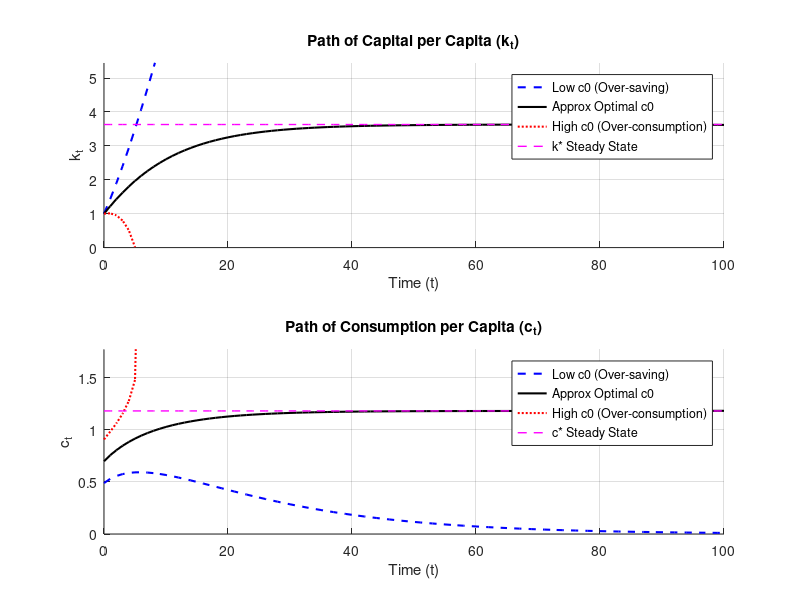

MATLAB code for this plot:
% --- Ramsey Model Simulation with Multiple Initial Consumption Paths ---
clear all;
clc;
close all;

% --- 1. Set Parameters ---
alpha = 0.3;     % Capital share in production (epsilon_k)
beta  = 0.96;    % Discount factor
delta = 0.08;    % Depreciation rate
sigma = 2.0;     % Coefficient of relative risk aversion (inverse of IES)
g_L   = 0;       % Population growth rate (set to zero as suggested)
k0    = 1.0;     % Initial capital per capita

% --- Simulation Settings ---
T = 100;         % Number of periods to simulate

% --- Derived Parameters ---
theta = 1/beta - 1; % Discount rate (approximately)

% --- Production Function and its Derivative ---
f = @(k) k.^alpha;         % Per-capita production function y = k^alpha
f_prime = @(k) alpha * k.^(alpha-1); % Marginal product of capital (MPK)

% --- Calculate Steady State ---
% From f'(k*) - delta = theta (since gc=0 in steady state and ga=0)
k_steady = (alpha / (theta + delta))^(1/(1-alpha));
y_steady = f(k_steady);
c_steady = y_steady - (delta + g_L) * k_steady;
fprintf('Steady State Values (for reference):\n');
fprintf('  k* = %.4f\n', k_steady);
fprintf('  y* = %.4f\n', y_steady);
fprintf('  c* = %.4f\n', c_steady);
fprintf('Initial k0 = %.4f\n\n', k0);

% --- 2. Choose Initial Consumption Values ---
% NOTE: Finding the exact c0 for the stable path numerically (the "theoretical" c0)
% typically requires a shooting algorithm or more advanced techniques.
% Here, we manually select a value that appears close to the stable path
% based on the steady state and k0, and choose others relative to it.
% Since k0 < k_steady, the optimal c0 is usually less than c_steady.
c0_optimal_approx = 0.69875568; % Manually chosen value close to stable path for these parameters
c0_low = c0_optimal_approx * 0.7;    % Lower initial consumption (over-saving case)
c0_high = c0_optimal_approx * 1.3;   % Higher initial consumption (over-consumption case)

c0_values = [c0_low, c0_optimal_approx, c0_high];
path_labels = {'Low c0 (Over-saving)', 'Approx Optimal c0', 'High c0 (Over-consumption)'};
line_styles = {'--b', '-k', ':r'}; % Different line styles for plotting

% --- Initialize Cell Arrays to Store Results for Each Path ---
k_paths = cell(1, 3);
c_paths = cell(1, 3);

% --- 3. Simulation Loop for Each c0 ---
for i = 1:length(c0_values)
    current_c0 = c0_values(i);
    fprintf('Simulating path for c0 = %.4f...\n', current_c0);

    % Initialize vectors for this path
    k_path_temp = zeros(T+1, 1);
    c_path_temp = zeros(T+1, 1);
    k_path_temp(1) = k0;
    c_path_temp(1) = current_c0;
    
    simulation_complete = true; % Flag to track if simulation ran fully

    for t = 1:T
        % Current state
        kt = k_path_temp(t);
        ct = c_path_temp(t);

        % Check if capital or consumption is non-positive
        if kt <= 0 || ct <= 0
            fprintf('  Simulation stopped at t=%d due to non-positive k or c.\n', t);
            % Trim arrays to the valid length
            k_path_temp = k_path_temp(1:t);
            c_path_temp = c_path_temp(1:t);
            simulation_complete = false; 
            break; % Exit inner loop for this c0
        end

        % Calculate output and rate of return for the *current* period
        yt = f(kt);
        rt = f_prime(kt) - delta; % Net rate of return in period t

        % a) Calculate capital for the *next* period (k_{t+1})
        % From discrete version of dk = y - c - (delta + g_L)k
        % k_{t+1} - k_t = y_t - c_t - (delta + g_L)k_t
        k_next = yt - ct + (1 - delta - g_L) * kt;
        k_path_temp(t+1) = k_next;

        % b) Calculate consumption for the *next* period (c_{t+1})
        % From discrete Euler: c_{t+1} = c_t * [beta * (1 + r_{t+1}) ]^(1/sigma)
        % We approximate using r_t for simplicity in forward simulation:
        % Note: A more precise simulation might use r_{t+1} which depends on k_{t+1}
        c_next = ct * (beta * (1 + rt))^(1/sigma);
        c_path_temp(t+1) = c_next;
        
        % Optional: Check for explosive behavior early
        if (k_next > k_steady*10 || c_next > c_steady*10) && k_next > k0*10 % Heuristic check
             fprintf('  Warning: Possible explosive behavior detected at t=%d.\n', t);
        end        
    end
    
    if simulation_complete
       fprintf('  Simulation completed for %d periods.\n', T);
    end

    % Store results for this c0
    k_paths{i} = k_path_temp;
    c_paths{i} = c_path_temp;
    fprintf('\n');
end

% --- 4. Plot Results ---
figure('Name', 'Ramsey Model Simulation Paths'); % Create figure window

% Subplot for Capital Paths
subplot(2,1,1);
hold on; % Hold on to plot multiple lines
for i = 1:length(c0_values)
    time_vector = 0:(length(k_paths{i})-1); % Adjust time vector if simulation stopped early
    plot(time_vector, k_paths{i}, line_styles{i}, 'LineWidth', 1.5, 'DisplayName', path_labels{i});
end
plot(0:T, ones(T+1, 1)*k_steady, '--m', 'LineWidth', 1, 'DisplayName', 'k* Steady State');
hold off;
title('Path of Capital per Capita (k_t)');
xlabel('Time (t)');
ylabel('k_t');
grid on;
legend('Location', 'best');
ylim([0, max(k_steady*1.5, k0*1.5)]); % Adjust y-axis limit for better visibility

% Subplot for Consumption Paths
subplot(2,1,2);
hold on; % Hold on to plot multiple lines
for i = 1:length(c0_values)
    time_vector = 0:(length(c_paths{i})-1); % Adjust time vector if simulation stopped early
    plot(time_vector, c_paths{i}, line_styles{i}, 'LineWidth', 1.5, 'DisplayName', path_labels{i});
end
plot(0:T, ones(T+1, 1)*c_steady, '--m', 'LineWidth', 1, 'DisplayName', 'c* Steady State');
hold off;
title('Path of Consumption per Capita (c_t)');
xlabel('Time (t)');
ylabel('c_t');
grid on;
legend('Location', 'best');
ylim([0, max(c_steady*1.5, c0_high*1.1)]); % Adjust y-axis limit
